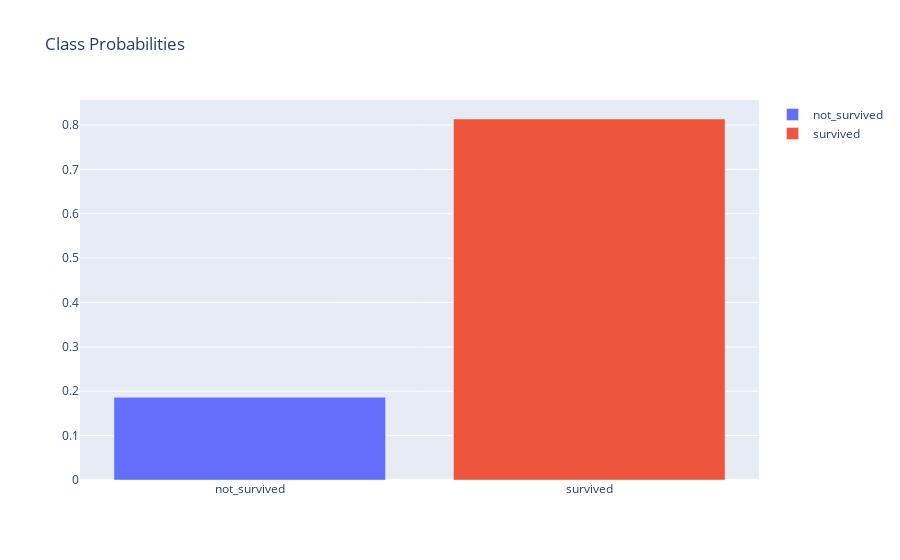

This figure's notebook cell:
### Code cell
l.generate_probability_chart(X_test[2])

### Figure 1 — Plotly figure (JSON) as saved in the notebook; plotly's stock layout.template omitted (floating-point values rounded to 4 significant figures)
{"data": [{"name": "not_survived", "type": "bar", "x": ["not_survived"], "y": [0.1864]}, {"name": "survived", "type": "bar", "x": ["survived"], "y": [0.8136]}], "layout": {"title": {"text": "Class Probabilities"}}}
